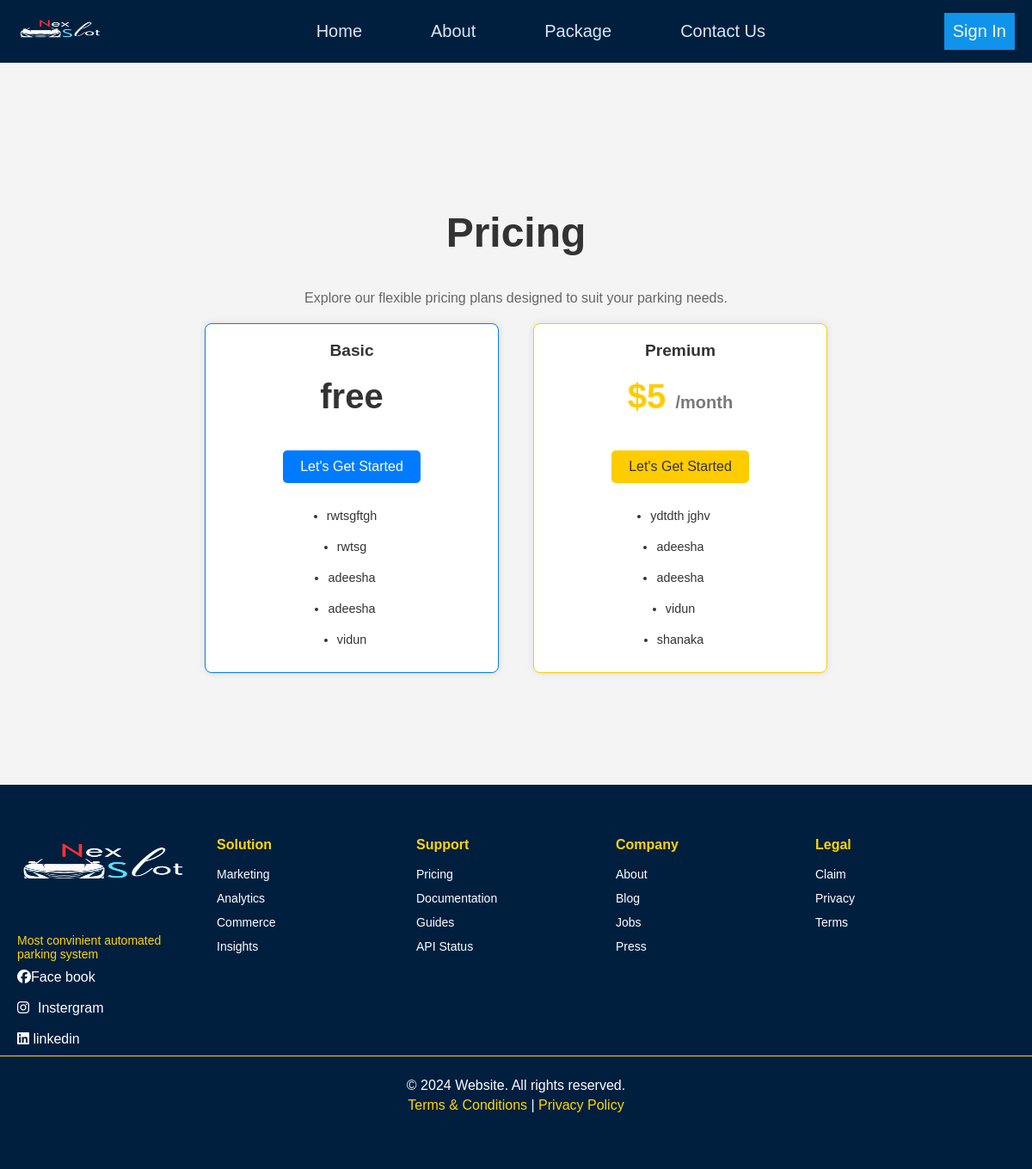
The page /package.php on the database as committed earlier.
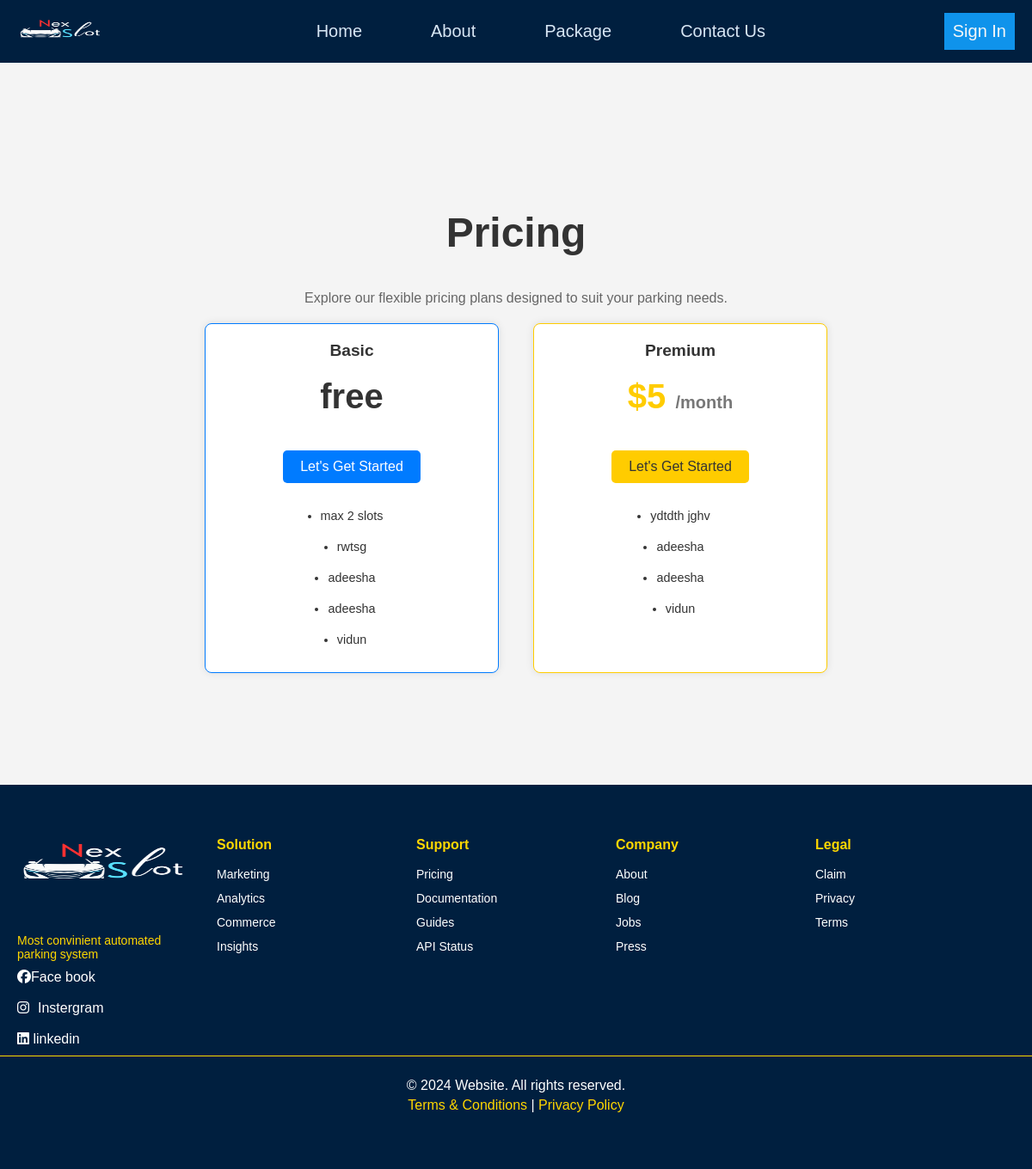
The same page on the database as committed later.
### tables this page shows
CREATE TABLE `package1` (
  `ID` int(11) NOT NULL,
  `Features` varchar(20) NOT NULL
);

CREATE TABLE `package2` (
  `ID` int(11) NOT NULL,
  `Features` varchar(100) NOT NULL
);

### package.php (the view, shortened to what this page needs)
<?php
require_once 'database.php';
if (!isset($_SESSION["email"])) {
    include("loginHeader.php");
} else {
    include("header.php");
}
?>
<!DOCTYPE html>
<html lang="en">
<head>
    <link rel="stylesheet" href="style\package.css">
</head>
<body>
    <main>
        <section class="pricing-section">
            <h1>Pricing</h1>
            <p class="subtext">Explore our flexible pricing plans designed to suit your parking needs.</p>
            <div class="pricing-cards">
                <div class="pricing-card basic">
                    <div class="card-header">
                        <span class="plan-title">Basic</span>
                    </div>
                    <div class="card-price">
                        <span class="price">free</span>
                    </div>
                    <form action="" method="POST">
                        <button class="cta-button" name="free" onclick="confirmation()">Let's Get Started</button>
                    </form>
                    <?php
        $query = "SELECT * FROM package1";
        $query_run = mysqli_query($conn, $query);
        if (mysqli_num_rows($query_run) > 0) {
            while ($row = mysqli_fetch_assoc($query_run)) {
                ?>
                <ul class="features-list">
                    <li><?php echo $row['Features']; ?></li>
            </ul><br>
                <?php
            }
        } else {
            echo "<ul><li>No record found</li></ul>";
        }
        ?>
                </div>
                <div class="pricing-card premium">
                    <div class="card-header">
                        <span class="plan-title">Premium</span>
                    </div>
                    <div class="card-price">
                        <span class="price">$5 <span class="per-month">/month</span></span>
                    </div>
                    <form action="payment.php" method="POST">
                        <button class="cta-button" name="premium"
                            onclick='window.location.href = "payment.php";'>Let's Get Started</button>
                    </form>
                    <?php
        $query = "SELECT * FROM package2";
        $query_run = mysqli_query($conn, $query);
        if (mysqli_num_rows($query_run) > 0) {
            while ($row = mysqli_fetch_assoc($query_run)) {
                ?>
                <ul class="features-list">
                    <li><?php echo $row['Features']; ?></li>
            </ul><br>
                <?php
            }
        } else {
            echo "<ul><li>No record found</li></ul>";
        }
        ?>
                </div>
                </div>
        </section>
    </main>
</body>
</html>
<?php
include("footer.php");
?>

Rows that differ between the two databases and show on the page:
removed package2: Features "shanaka"
changed package1: Features "rwtsgftgh" → "max 2 slots"
